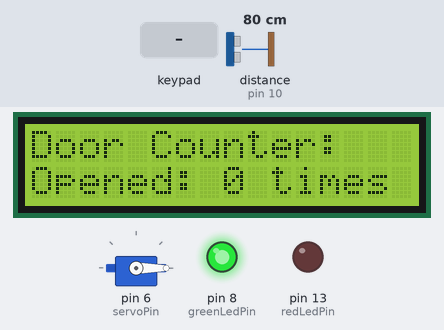
Bench run of a sketch on a simulated Arduino Uno, built with avr-gcc and run on an emulated ATmega328P. Shown: servo, 16×2 character LCD, output pins drawn as LEDs (lit = HIGH). Wiring (inferred from the names in the program): ultrasonic range finder: trigger pin 9; echo pin 10. Inputs (shaded band) come from the test bench; at power-on: distance to the obstacle (sensor on pin 10) 80 cm. The echo pulse lasts 58.3 µs per cm; pins used as bus, display or sensor lines are not drawn; what the sketch prints to the serial monitor is not drawn.

Above: at 1.2 s.
1.3 s: keypad keys 1 2 4 5 * pressed 0.4 s apart
At 3.5 s:
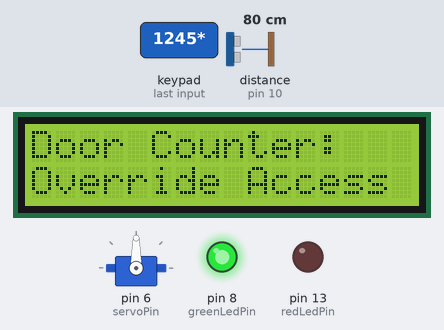
4.8 s: key '*' pressed
At 5.6 s:
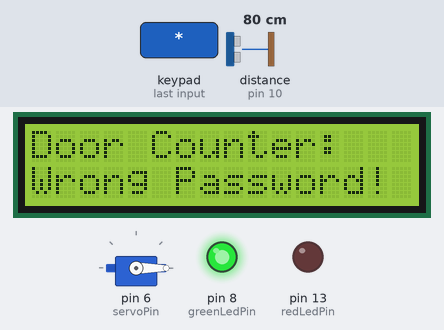
6.4 s: distance to the obstacle (sensor on pin 10) set to 32 cm
7.9 s: distance to the obstacle (sensor on pin 10) set to 27 cm
At 8.6 s:
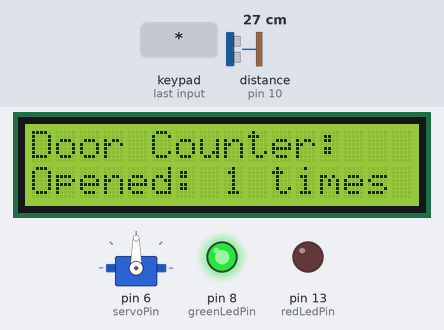
10.9 s: distance to the obstacle (sensor on pin 10) set to 35 cm
At 12.3 s:
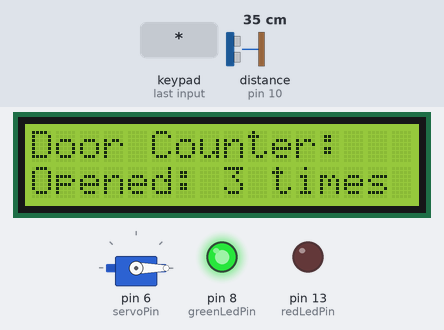
12.6 s: keypad keys 1 3 9 7 * pressed 0.4 s apart
At 12.85 s:
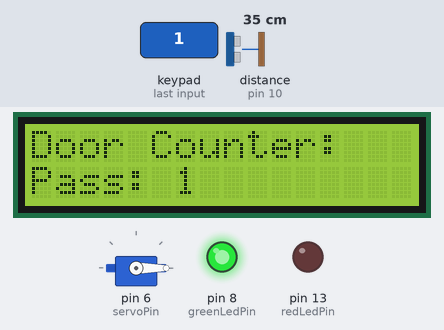
Timing chart, 0 to 15.6 s (numbered marks = the images above; inputs shaded):
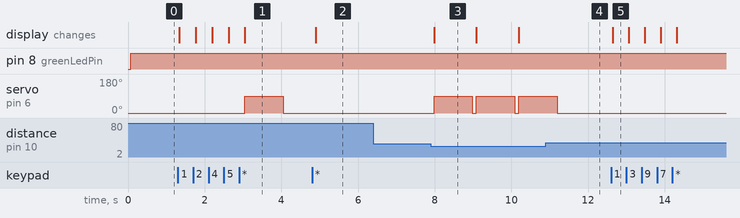

The sketch:

sketch_apr30a.ino
```cpp
#include <LiquidCrystal.h>
#include <Servo.h>
#include <Keypad.h>

// LCD pins: RS, E, D4, D5, D6, D7
LiquidCrystal lcd(12, 11, 5, 4, 3, 2);

// Ultrasonic sensor
const int trigPin = 9;
const int echoPin = 10;

// Outputs
const int servoPin = 6;
const int greenLedPin = 8;
const int redLedPin = 13;
const int buzzerPin = A0;

// State variables
long duration;
float distance;
int openCount = 0;
bool isFull = false;

Servo doorServo;

// Keypad setup (4x3)
const byte ROWS = 4;
const byte COLS = 3;

char keys[ROWS][COLS] = {
  {'1','2','3'},
  {'4','5','6'},
  {'7','8','9'},
  {'*','0','#'}
};

// Keypad wiring to available pins
byte rowPins[ROWS] = {A1, A2, A3, A4};
byte colPins[COLS] = {A5, 7, A0};

Keypad keypad = Keypad(makeKeymap(keys), rowPins, colPins, ROWS, COLS);
String enteredPassword = "";
const String overridePassword = "1245";

void setup() {
  pinMode(trigPin, OUTPUT);
  pinMode(echoPin, INPUT);
  pinMode(greenLedPin, OUTPUT);
  pinMode(redLedPin, OUTPUT);
  pinMode(buzzerPin, OUTPUT);

  digitalWrite(greenLedPin, LOW);
  digitalWrite(redLedPin, LOW);
  digitalWrite(buzzerPin, LOW);

  doorServo.attach(servoPin);
  doorServo.write(0); // Closed

  lcd.begin(16, 2);
  lcd.setCursor(0, 0);
  lcd.print("Door Counter:");
  lcd.setCursor(0, 1);
  lcd.print("Opened: 0 times");

  Serial.begin(9600);
}

void loop() {
  // Keypad password input
  char key = keypad.getKey();
  if (key) {
    if (key == '*') {
      if (enteredPassword == overridePassword) {
        lcd.setCursor(0, 1);
        lcd.print("Override Access   ");
        openDoor();
        delay(1000);
        closeDoor();
      } else {
        lcd.setCursor(0, 1);
        lcd.print("Wrong Password!   ");
        digitalWrite(buzzerPin, HIGH);
        delay(1000);
        digitalWrite(buzzerPin, LOW);
      }
      enteredPassword = "";
    } else if (key == '#') {
      enteredPassword = "";  // cancel
    } else {
      enteredPassword += key;
      lcd.setCursor(0, 1);
      lcd.print("Pass: ");
      lcd.print(enteredPassword);
      lcd.print("        ");
    }
  }

  // Trigger ultrasonic sensor
  digitalWrite(trigPin, LOW);
  delayMicroseconds(2);
  digitalWrite(trigPin, HIGH);
  delayMicroseconds(10);
  digitalWrite(trigPin, LOW);

  duration = pulseIn(echoPin, HIGH, 30000);
  distance = (duration * 0.034) / 2;

  Serial.print("Distance: ");
  Serial.print(distance);
  Serial.println(" cm");

  if (distance > 0 && distance < 30) {
    if (openCount < 10) {
      openCount++;
      lcd.setCursor(0, 1);
      lcd.print("Opened: ");
      lcd.print(openCount);
      lcd.print(" times ");
      openDoor();
      delay(1000); // open for 1s
      closeDoor();
      isFull = (openCount >= 10);
    } else {
      // Entry denied due to full capacity
      lcd.setCursor(0, 1);
      lcd.print(" FULL - NO ENTRY ");
      digitalWrite(greenLedPin, LOW);
      digitalWrite(redLedPin, HIGH);
      digitalWrite(buzzerPin, HIGH);
      delay(1000);
      digitalWrite(buzzerPin, LOW);
    }
  }

  // LED status
  if (openCount >= 10) {
    isFull = true;
    digitalWrite(greenLedPin, LOW);
    digitalWrite(redLedPin, HIGH);
  } else {
    isFull = false;
    digitalWrite(redLedPin, LOW);
    digitalWrite(greenLedPin, HIGH);
  }

  delay(100);
}

void openDoor() {
  doorServo.write(90);
}

void closeDoor() {
  doorServo.write(0);
}
```

Measured:
- the behaviour switches between 31 and 30 cm on distance to the obstacle (sensor on pin 10) (found by bisection; images 2 and 3)
- after the input at 1.3 s, servo on pin 6 (servoPin): 0° → 90° after 1.7 s, → 0° 1.0 s later; the display: first changes at once (image 1 shows a later state)
- after the input at 4.8 s, the display: changes after 0.10 s (image 2)
- after the input at 6.4 s, every drawn part: stays the same
- after the input at 7.9 s, servo on pin 6 (servoPin): alternates 90° for 1.0 s and 0° for 0.11 s, starting after 0.09 s; the display: changes after 0.09 s (image 3)
- after the input at 10.9 s, servo on pin 6 (servoPin): goes on until 11.2 s, then stays 0°
- after the input at 12.6 s, the display: changes at once (image 5)
- what the display in image 3 shows lasts 1.1 s, from 8.0 s to 9.1 s
